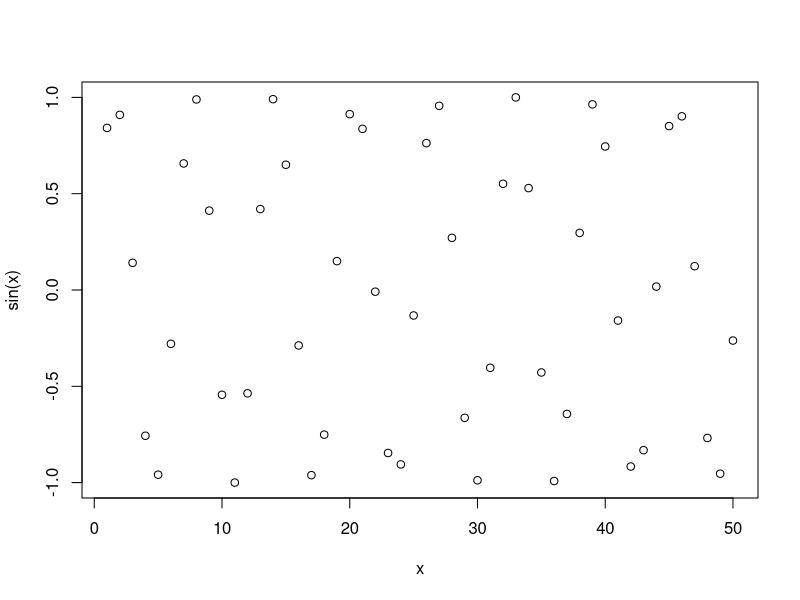
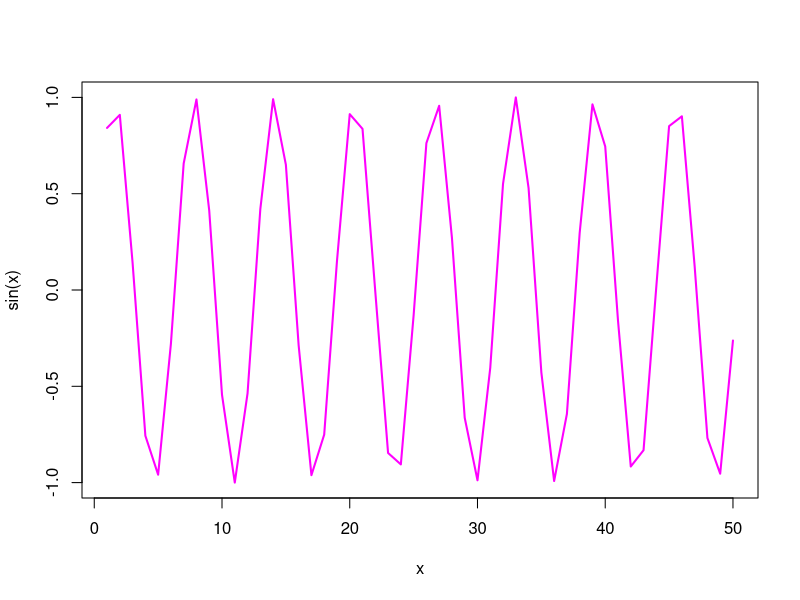

These figures' R source, in order:
#' ---
#' title: "Class 4: Intro to R"
#' author: "Snehita Vallumchetla"
#' date: "January 16, 2024"
#' ---




x <- 1:50
plot(x, sin(x))
#make the plot nicer
plot(x, sin(x), typ = 'l', col = 'magenta', lwd = 2)